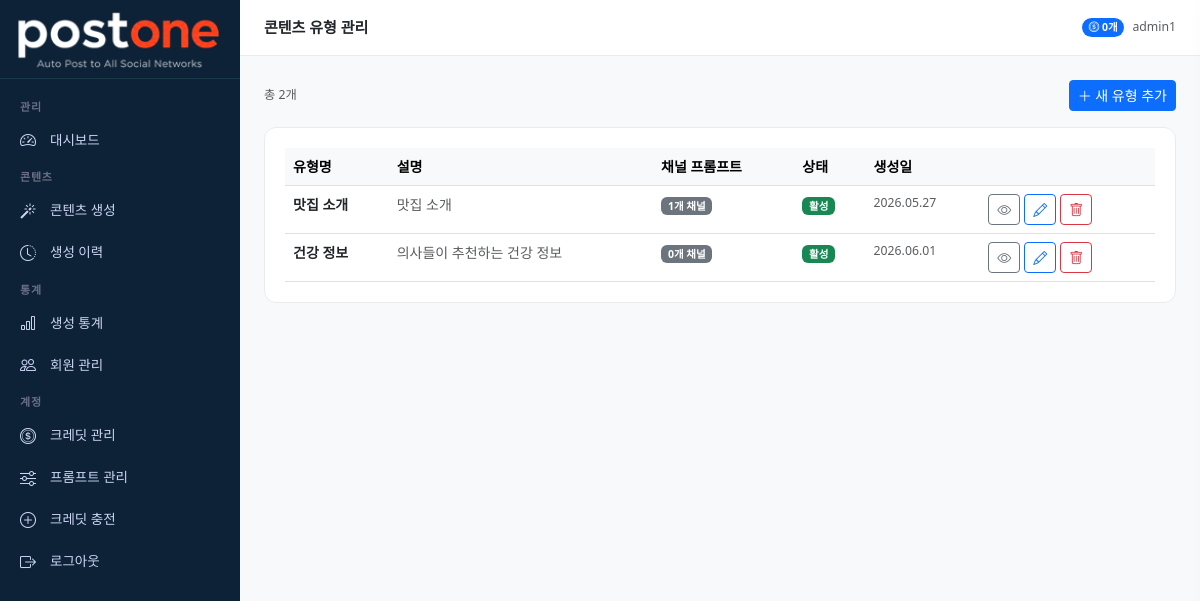
The app's page /content-types/ (signed in) with its own data.
### accounts/models.py (models this page shows, shortened)
class MenuPermission(models.Model):
    ROLE_CHOICES = [
        ('admin', '관리자'),
        ('member', '멤버'),
    ]
    role = models.CharField(max_length=20, choices=ROLE_CHOICES)
    menu_key = models.CharField(max_length=50, verbose_name='메뉴 키')
    menu_label = models.CharField(max_length=50, verbose_name='메뉴명')
    icon = models.CharField(max_length=50, verbose_name='아이콘', blank=True)
    is_visible = models.BooleanField(default=True, verbose_name='표시여부')
    order = models.IntegerField(default=0, verbose_name='정렬순서')
    class Meta:
        verbose_name = '메뉴 권한'
        verbose_name_plural = '메뉴 권한 목록'
        ordering = ['role', 'order']
        unique_together = ['role', 'menu_key']

class User(AbstractUser):
    ROLE_CHOICES = [
        ('master', '마스터'),
        ('admin', '관리자'),
        ('member', '멤버'),
        ('free', '무료회원'),
    ]
    PLAN_CHOICES = [
        ('free', '무료'),
        ('starter', '스타터'),
        ('pro', '프로'),
        ('business', '비즈니스'),
    ]
    role = models.CharField(max_length=20, choices=ROLE_CHOICES, default='free')
    plan = models.CharField(max_length=20, choices=PLAN_CHOICES, default='free')
    phone = models.CharField(max_length=20, blank=True)
    company = models.CharField(max_length=100, blank=True)
    profile_image = models.ImageField(upload_to='profiles/', blank=True, null=True)
    created_at = models.DateTimeField(auto_now_add=True)
    updated_at = models.DateTimeField(auto_now=True)
    class Meta:
        verbose_name = '사용자'
        verbose_name_plural = '사용자 목록'

### credits/models.py (models this page shows, shortened)
class UserCredit(models.Model):
    user = models.OneToOneField(User, on_delete=models.CASCADE, related_name='credit')
    balance = models.IntegerField(default=0, verbose_name='잔여 크레딧')
    free_used_this_month = models.IntegerField(default=0, verbose_name='이번달 무료 사용')
    free_reset_date = models.DateField(null=True, blank=True, verbose_name='무료 초기화일')
    updated_at = models.DateTimeField(auto_now=True)
    class Meta:
        verbose_name = '사용자 크레딧'

### content/models.py (models this page shows, shortened)
class ContentType(models.Model):
    name = models.CharField(max_length=100, verbose_name='유형명')
    description = models.TextField(blank=True, verbose_name='설명')
    is_active = models.BooleanField(default=True, verbose_name='활성화')
    created_by = models.ForeignKey(User, on_delete=models.SET_NULL, null=True)
    created_at = models.DateTimeField(auto_now_add=True)
    class Meta:
        verbose_name = '콘텐츠 유형'
        verbose_name_plural = '콘텐츠 유형 목록'

### dashboard/views.py (the view)
# urls.py: path('content-types/', views.content_type_list, name='content_type_list'),
@login_required
def content_type_list(request):
    content_types = ContentType.objects.all()
    return render(request, 'dashboard/content_type_list.html', {'content_types': content_types})

### dashboard/context_processors.py (called while the page is built)
def user_menus(request):
    if not request.user.is_authenticated:
        return {'user_menus': []}
    if request.user.role == 'master':
        return {'user_menus': []}
    role = request.user.role
    if role == 'free':
        role = 'member'
    menus = MenuPermission.objects.filter(
        role=role,
        is_visible=True
    )
    return {'user_menus': menus}

### templates/dashboard/content_type_list.html (shortened to what this page needs)
{% extends 'base/base.html' %}
{% block page_title %}콘텐츠 유형 관리{% endblock %}
{% block content %}
<div class="d-flex justify-content-between align-items-center mb-3">
    <span class="text-muted small">총 {{ content_types.count }}개</span>
    <button class="btn btn-primary btn-sm" onclick="openContentTypeCreate()">
        <i class="bi bi-plus-lg"></i> 새 유형 추가
    </button>
</div>
<div class="stat-card">
    {% if content_types %}
    <div class="table-responsive">
        <table class="table table-hover mb-0">
            <thead class="table-light">
                <tr>
                    <th>유형명</th>
                    <th>설명</th>
                    <th>채널 프롬프트</th>
                    <th>상태</th>
                    <th>생성일</th>
                    <th></th>
                </tr>
            </thead>
            <tbody>
                {% for ct in content_types %}
                <tr>
                    <td class="fw-semibold">{{ ct.name }}</td>
                    <td class="text-muted">{{ ct.description|truncatechars:40|default:"-" }}</td>
                    <td>
                        <span class="badge bg-secondary">{{ ct.channel_prompts.count }}개 채널</span>
                    </td>
                    <td>
                        {% if ct.is_active %}
                        <span class="badge bg-success">활성</span>
                        {% else %}
                        <span class="badge bg-secondary">비활성</span>
                        {% endif %}
                    </td>
                    <td class="text-muted small">{{ ct.created_at|date:"Y.m.d" }}</td>
                    <td>
                        <div class="d-flex gap-1">
                            <a href="{% url 'dashboard:content_type_detail' ct.pk %}"
                               class="btn btn-sm btn-outline-secondary">
                                <i class="bi bi-eye"></i>
                            </a>
                            <button class="btn btn-sm btn-outline-primary"
                                    onclick="openContentTypeEdit({{ ct.pk }}, '{{ ct.name }}', '{{ ct.description|escapejs }}', {{ ct.is_active|lower }})">
                                <i class="bi bi-pencil"></i>
                            </button>
                            <a href="{% url 'dashboard:content_type_delete' ct.pk %}"
                               class="btn btn-sm btn-outline-danger">
                                <i class="bi bi-trash"></i>
                            </a>
                        </div>
                    </td>
                </tr>
                {% endfor %}
            </tbody>
        </table>
    </div>
    {% endif %}
</div>
{% endblock %}

### templates/base/base.html (shortened to what this page needs)
{% load static %}
<!DOCTYPE html>
<html lang="ko">
<head>
    <link href="https://cdn.jsdelivr.net/npm/bootstrap@5.3.0/dist/css/bootstrap.min.css" rel="stylesheet">
    <link href="https://cdn.jsdelivr.net/npm/bootstrap-icons@1.11.0/font/bootstrap-icons.css" rel="stylesheet">
</head>
<body>
<aside class="sidebar" id="sidebar">
    <a href="{% url 'dashboard:index' %}" class="sidebar-brand">
        <img src="{% static 'images/logo.png' %}" alt="postone" style="width:205px; height:auto;">
    </a>
    <nav class="sidebar-menu">
        {% if user.role == 'master' %}
        <div class="sidebar-section">관리</div>
        <div class="sidebar-item">
            <a href="{% url 'dashboard:index' %}" class="{% if request.resolver_match.url_name == 'index' %}active{% endif %}">
                <i class="bi bi-speedometer2"></i> 대시보드
            </a>
        </div>
        <div class="sidebar-section">프롬프트 설정</div>
        <div class="sidebar-item">
            <a href="{% url 'dashboard:content_type_list' %}" class="{% if 'content_type' in request.resolver_match.url_name %}active{% endif %}">
                <i class="bi bi-grid-3x3-gap"></i> 콘텐츠 유형
            </a>
        </div>
        <div class="sidebar-item">
            <a href="{% url 'dashboard:channel_list' %}" class="{% if 'channel' in request.resolver_match.url_name %}active{% endif %}">
                <i class="bi bi-broadcast"></i> 채널 관리
            </a>
        </div>
        <div class="sidebar-item">
            <a href="{% url 'dashboard:prompt_list' %}" class="{% if 'prompt' in request.resolver_match.url_name %}active{% endif %}">
                <i class="bi bi-sliders"></i> 프롬프트 관리
            </a>
        </div>
        <div class="sidebar-item">
            <a href="{% url 'dashboard:user_list' %}" class="{% if 'user' in request.resolver_match.url_name %}active{% endif %}">
                <i class="bi bi-people"></i> 회원 관리
            </a>
        </div>
        <div class="sidebar-item">
            <a href="{% url 'dashboard:credit_list' %}" class="{% if 'credit' in request.resolver_match.url_name %}active{% endif %}">
                <i class="bi bi-coin"></i> 크레딧 관리
            </a>
        </div>
        <div class="sidebar-section">콘텐츠</div>
        <div class="sidebar-item">
            <a href="{% url 'dashboard:generate' %}" class="{% if 'generate' in request.resolver_match.url_name %}active{% endif %}">
                <i class="bi bi-magic"></i> 콘텐츠 생성
            </a>
        </div>
        <div class="sidebar-item">
            <a href="{% url 'dashboard:history' %}" class="{% if 'history' in request.resolver_match.url_name %}active{% endif %}">
                <i class="bi bi-clock-history"></i> 생성 이력
            </a>
        </div>
        <div class="sidebar-section">통계</div>
        <div class="sidebar-item">
            <a href="{% url 'dashboard:stats' %}" class="{% if 'stats' in request.resolver_match.url_name %}active{% endif %}">
                <i class="bi bi-bar-chart"></i> 생성 통계
            </a>
        </div>
        <div class="sidebar-section">계정</div>
        {% if not request.user.is_admin %}
        <div class="sidebar-item">
            <a href="{% url 'dashboard:credit_charge' %}">
                <i class="bi bi-plus-circle"></i> 크레딧 충전
            </a>
        </div>
        {% endif %}
        <div class="sidebar-item">
            <a href="{% url 'accounts:profile' %}">
                <i class="bi bi-person"></i> 내 정보
            </a>
        </div>
        <div class="sidebar-item">
            <a href="{% url 'dashboard:menu_permission' %}" class="{% if 'menu_permission' in request.resolver_match.url_name %}active{% endif %}">
                <i class="bi bi-gear"></i> 메뉴 권한 설정
            </a>
        </div>
        <div class="sidebar-item">
            <a href="{% url 'accounts:logout' %}">
                <i class="bi bi-box-arrow-right"></i> 로그아웃
            </a>
        </div>
        {% elif user.role == 'admin' %}
        {% for menu in user_menus %}
        {% if menu.is_visible %}
        {% if menu.order == 1 %}<div class="sidebar-section">관리</div>{% endif %}
        {% if menu.order == 2 %}<div class="sidebar-section">콘텐츠</div>{% endif %}
        {% if menu.order == 4 %}<div class="sidebar-section">통계</div>{% endif %}
        {% if menu.order == 6 %}<div class="sidebar-section">계정</div>{% endif %}
        <div class="sidebar-item">
            <a href="{% url 'dashboard:'|add:menu.menu_key %}"
               class="{% if menu.menu_key in request.resolver_match.url_name %}active{% endif %}">
                <i class="bi {{ menu.icon }}"></i> {{ menu.menu_label }}
            </a>
        </div>
        {% endif %}
        {% endfor %}
        <div class="sidebar-item">
            <a href="{% url 'accounts:logout' %}">
                <i class="bi bi-box-arrow-right"></i> 로그아웃
            </a>
        </div>
        {% endif %}
    </nav>
</aside>
<div class="main-wrapper">
    <div class="topbar">
        <span class="topbar-title">{% block page_title %}{% endblock %}</span>
        <div class="d-flex align-items-center gap-2">
            {% if user.credit %}
            <span class="badge bg-primary rounded-pill">
                <i class="bi bi-coin"></i> {{ user.credit.balance }}개
            </span>
            {% endif %}
            <span class="text-muted small">{{ user.username }}</span>
        </div>
    </div>
    <div class="main-content">
        {% block content %}{% endblock %}
    </div>
</div>
</body>
</html>

### templates/base/base.html (style rules this page uses)
:root { --sidebar-width: 240px; --header-height: 56px; --primary: #6366f1; --primary-dark: #4f46e5; }
body { background: #f8f9fa; font-size: 14px; }
.sidebar { position: fixed; top: 0; left: 0; width: var(--sidebar-width); height: 100vh; background: #0d2137; color: #cdd6f4; display: flex; flex-direction: column; z-index: 1000; overflow-y: auto; overflow-x: hidden; scrollbar-width: thin; scrollbar-color: #1a3a4a transparent; }
.sidebar-brand { padding: 8px 16px; border-bottom: 1px solid #1a3a4a; text-decoration: none; display: block; }
.sidebar-menu { padding: 12px 0; flex: 1; }
.sidebar-section { padding: 8px 20px 4px; font-size: 11px; font-weight: 600; color: #6c7086; text-transform: uppercase; letter-spacing: 0.8px; }
.sidebar-item a { display: flex; align-items: center; gap: 10px; padding: 9px 20px; color: #cdd6f4; text-decoration: none; font-size: 13.5px; transition: all 0.15s; }
.sidebar-item a i { font-size: 16px; width: 20px; }
.main-wrapper { margin-left: var(--sidebar-width); min-height: 100vh; }
.topbar { height: var(--header-height); background: #fff; border-bottom: 1px solid #e9ecef; display: flex; align-items: center; padding: 0 24px; gap: 12px; position: sticky; top: 0; z-index: 100; }
.topbar-title { font-weight: 600; font-size: 15px; flex: 1; }
.main-content { padding: 24px; }
.stat-card { background: #fff; border-radius: 12px; padding: 20px; border: 1px solid #e9ecef; }

### records on screen
MenuPermission: order "관리", menu_label "대시보드"
MenuPermission: order "콘텐츠", menu_label "콘텐츠 생성"
MenuPermission: menu_label "생성 이력"
MenuPermission: order "통계", menu_label "생성 통계"
MenuPermission: menu_label "회원 관리"
MenuPermission: order "계정", menu_label "크레딧 관리"
MenuPermission: menu_label "프롬프트 관리"
MenuPermission: menu_label "크레딧 충전"
User: credit.balance "0", username "admin1"
ContentType: name "맛집 소개", description "맛집 소개", channel_prompts.count "1", is_active "활성", created_at "2026.05.27"
ContentType: name "건강 정보", description "의사들이 추천하는 건강 정보", channel_prompts.count "0", is_active "활성", created_at "2026.06.01"

### other values on screen
{{ content_types.count }} "2"
